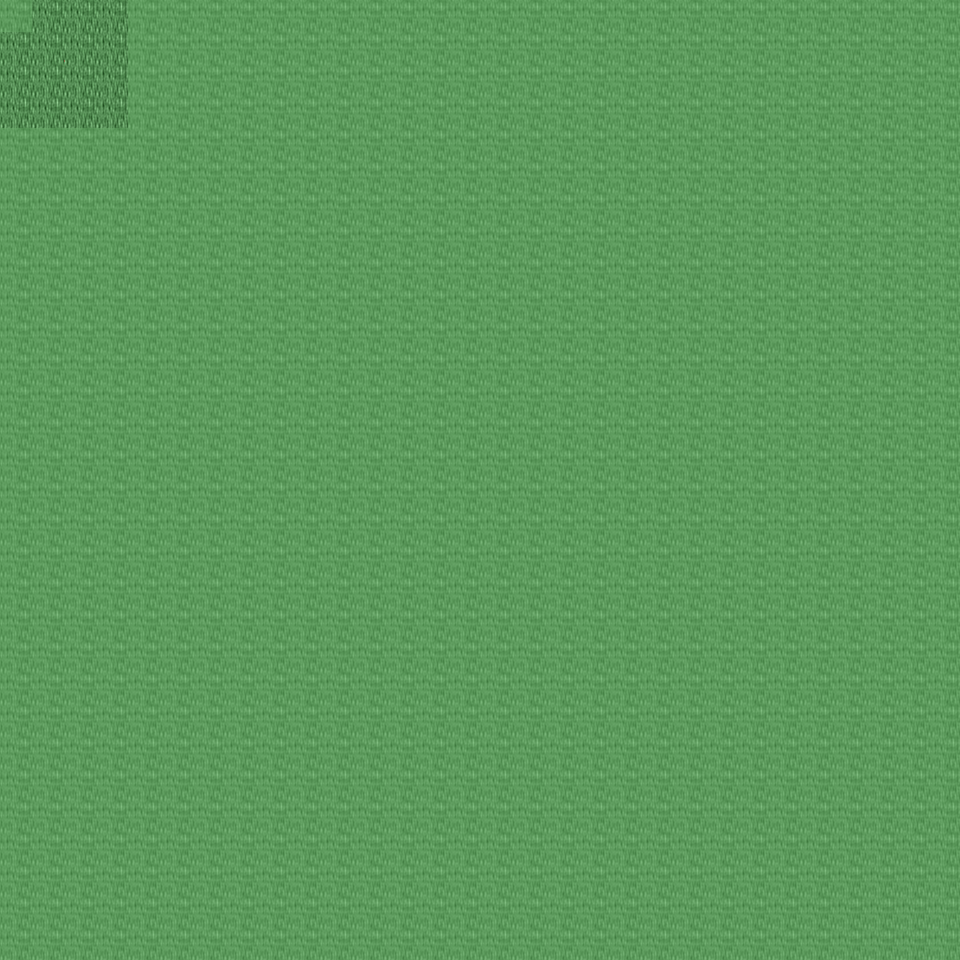

Tiled map render using the project's own tile images. Description and the map definition, with tile-layer contents summarised, below:
An orthogonal 30x30 tile map with 32x32 px tiles, 6 tile layers (Ground, Object, Object2, Above, ...), 32 tilesets and 2 objects (2x mapchange).

<map version="1.0" orientation="orthogonal" renderorder="right-down" width="30" height="30" tilewidth="32" tileheight="32" nextobjectid="3">
  <tileset firstgid="1" name="tileset_ground_ground" tilewidth="32" tileheight="32" tilecount="33" columns="3">
    <image source="../drawable/tileset_ground_ground.png" width="96" height="352" />
  </tileset>
  <tileset firstgid="34" name="tileset_ground_cobbled_paving" tilewidth="32" tileheight="32" tilecount="1" columns="1">
    <image source="../drawable/tileset_ground_cobbled_paving.png" width="32" height="32" />
  </tileset>
  <tileset firstgid="35" name="tileset_plant_grasses" tilewidth="32" tileheight="32" tilecount="6" columns="3">
    <image source="../drawable/tileset_plant_grasses.png" width="96" height="64" />
  </tileset>
  <tileset firstgid="41" name="tileset_plant_flower_daisy_white" tilewidth="32" tileheight="32" tilecount="8" columns="2">
    <image source="../drawable/tileset_plant_flower_daisy_white.png" width="64" height="128" />
  </tileset>
  <tileset firstgid="49" name="tileset_ground_ridge_earth_pale" tilewidth="32" tileheight="32" tilecount="96" columns="12">
    <image source="../drawable/tileset_ground_ridge_earth_pale.png" width="384" height="256" />
  </tileset>
  <tileset firstgid="145" name="tileset_plant_leaves" tilewidth="32" tileheight="32" tilecount="8" columns="4">
    <image source="../drawable/tileset_plant_leaves.png" width="128" height="64" />
  </tileset>
  <tileset firstgid="153" name="tileset_ground_grass_edges" tilewidth="32" tileheight="32" tilecount="36" columns="12">
    <image source="../drawable/tileset_ground_grass_edges.png" width="384" height="96" />
  </tileset>
  <tileset firstgid="189" name="tileset_ground_grass_corners" tilewidth="32" tileheight="32" tilecount="24" columns="6">
    <image source="../drawable/tileset_ground_grass_corners.png" width="192" height="128" />
  </tileset>
  <tileset firstgid="213" name="tileset_building_roof_blue" tilewidth="32" tileheight="32" tilecount="20" columns="5">
    <image source="../drawable/tileset_building_roof_blue.png" width="160" height="128" />
  </tileset>
  <tileset firstgid="233" name="tileset_building_wall_wall_brown" tilewidth="32" tileheight="32" tilecount="12" columns="3">
    <image source="../drawable/tileset_building_wall_wall_brown.png" width="96" height="128" />
  </tileset>
  <tileset firstgid="245" name="tileset_plant_tree_tree_darkgreen" tilewidth="32" tileheight="32" tilecount="88" columns="8">
    <image source="../drawable/tileset_plant_tree_tree_darkgreen.png" width="256" height="352" />
  </tileset>
  <tileset firstgid="333" name="tileset_building_roof_red" tilewidth="32" tileheight="32" tilecount="20" columns="5">
    <image source="../drawable/tileset_building_roof_red.png" width="160" height="128" />
  </tileset>
  <tileset firstgid="353" name="tileset_plant_bush_bushes" tilewidth="32" tileheight="32" tilecount="10" columns="5">
    <image source="../drawable/tileset_plant_bush_bushes.png" width="160" height="64" />
  </tileset>
  <tileset firstgid="363" name="tileset_building_window_window_left" tilewidth="32" tileheight="32" tilecount="2" columns="2">
    <image source="../drawable/tileset_building_window_window_left.png" width="64" height="32" />
  </tileset>
  <tileset firstgid="365" name="tileset_building_window_window_right" tilewidth="32" tileheight="32" tilecount="2" columns="2">
    <image source="../drawable/tileset_building_window_window_right.png" width="64" height="32" />
  </tileset>
  <tileset firstgid="367" name="tileset_building_door_door_n" tilewidth="32" tileheight="32" tilecount="6" columns="3">
    <image source="../drawable/tileset_building_door_door_n.png" width="96" height="64" />
  </tileset>
  <tileset firstgid="373" name="tileset_ground_green_paving_4" tilewidth="32" tileheight="32" tilecount="3" columns="3">
    <image source="../drawable/tileset_ground_green_paving_4.png" width="96" height="32" />
  </tileset>
  <tileset firstgid="376" name="tileset_item_postbox" tilewidth="32" tileheight="32" tilecount="4" columns="2">
    <image source="../drawable/tileset_item_postbox.png" width="64" height="64" />
  </tileset>
  <tileset firstgid="380" name="tileset_plant_bush_hedge" tilewidth="32" tileheight="32" tilecount="35" columns="5">
    <image source="../drawable/tileset_plant_bush_hedge.png" width="160" height="224" />
  </tileset>
  <tileset firstgid="415" name="tileset_building_door_closed" tilewidth="32" tileheight="32" tilecount="1" columns="1">
    <image source="../drawable/tileset_building_door_closed.png" width="32" height="32" />
  </tileset>
  <tileset firstgid="416" name="tileset_building_decoration_rocks_2" tilewidth="32" tileheight="32" tilecount="2" columns="1">
    <image source="../drawable/tileset_building_decoration_rocks_2.png" width="32" height="64" />
  </tileset>
  <tileset firstgid="418" name="tileset_plant_stump_rectangular" tilewidth="32" tileheight="32" tilecount="4" columns="2">
    <image source="../drawable/tileset_plant_stump_rectangular.png" width="64" height="64" />
  </tileset>
  <tileset firstgid="422" name="tileset_plant_stump_stump_purple" tilewidth="32" tileheight="32" tilecount="4" columns="2">
    <image source="../drawable/tileset_plant_stump_stump_purple.png" width="64" height="64" />
  </tileset>
  <tileset firstgid="426" name="tileset_building_fence_fence_chunky" tilewidth="32" tileheight="32" tilecount="21" columns="3">
    <image source="../drawable/tileset_building_fence_fence_chunky.png" width="96" height="224" />
  </tileset>
  <tileset firstgid="447" name="tileset_plant_stump_small_stump" tilewidth="32" tileheight="32" tilecount="4" columns="2">
    <image source="../drawable/tileset_plant_stump_small_stump.png" width="64" height="64" />
  </tileset>
  <tileset firstgid="451" name="tileset_building_decoration_chimney" tilewidth="32" tileheight="32" tilecount="2" columns="1">
    <image source="../drawable/tileset_building_decoration_chimney.png" width="32" height="64" />
  </tileset>
  <tileset firstgid="453" name="tileset_logic_collision" tilewidth="32" tileheight="32" tilecount="1" columns="1">
    <image source="../drawable/tileset_logic_collision.png" width="32" height="32" />
  </tileset>
  <tileset firstgid="454" name="tileset_furniture_chair_bench_iron" tilewidth="32" tileheight="32" tilecount="4" columns="2">
    <image source="../drawable/tileset_furniture_chair_bench_iron.png" width="64" height="64" />
  </tileset>
  <tileset firstgid="458" name="tileset_ground_green_paving" tilewidth="32" tileheight="32" tilecount="18" columns="3">
    <image source="../drawable/tileset_ground_green_paving.png" width="96" height="192" />
  </tileset>
  <tileset firstgid="476" name="tileset_building_fence_palisade" tilewidth="32" tileheight="32" tilecount="84" columns="6">
    <image source="../drawable/tileset_building_fence_palisade.png" width="192" height="448" />
  </tileset>
  <tileset firstgid="560" name="tileset_furniture_light_lamp_blue" tilewidth="32" tileheight="32" tilecount="3" columns="1">
    <image source="../drawable/tileset_furniture_light_lamp_blue.png" width="32" height="96" />
  </tileset>
  <tileset firstgid="563" name="tileset_plant_flower_flowers_mixed" tilewidth="32" tileheight="32" tilecount="16" columns="4">
    <image source="../drawable/tileset_plant_flower_flowers_mixed.png" width="128" height="128" />
  </tileset>
  <layer name="Ground" width="30" height="30">
    <data>[900 cells, 94 non-empty, 1 distinct tile ids]</data>
  </layer>
  <layer name="Object" width="30" height="30">
    <data>[900 cells, 4 non-empty, 2 distinct tile ids]</data>
  </layer>
  <layer name="Object2" width="30" height="30">
    <data>[900 cells, 3 non-empty, 2 distinct tile ids]</data>
  </layer>
  <layer name="Above" width="30" height="30">
    <data>[900 cells, 1 non-empty, 1 distinct tile ids]</data>
  </layer>
  <layer name="Above2" width="30" height="30">
    <data>[900 cells, 0 non-empty, 0 distinct tile ids]</data>
  </layer>
  <layer name="Walkable" width="30" height="30">
    <data>[900 cells, 885 non-empty, 1 distinct tile ids]</data>
  </layer>
  <objectgroup name="MapEvents">
    <object id="1" name="north" type="mapchange" x="32" y="0" width="96" height="32">
      <properties>
        <property name="map" value="0_ados_mountain_n2_w2_x1_y1" />
        <property name="place" value="south" />
      </properties>
    </object>
    <object id="2" name="west" type="mapchange" x="0" y="32" width="32" height="96">
      <properties>
        <property name="map" value="0_ados_mountain_n2_w2_x0_y2" />
        <property name="place" value="east" />
      </properties>
    </object>
  </objectgroup>
</map>
